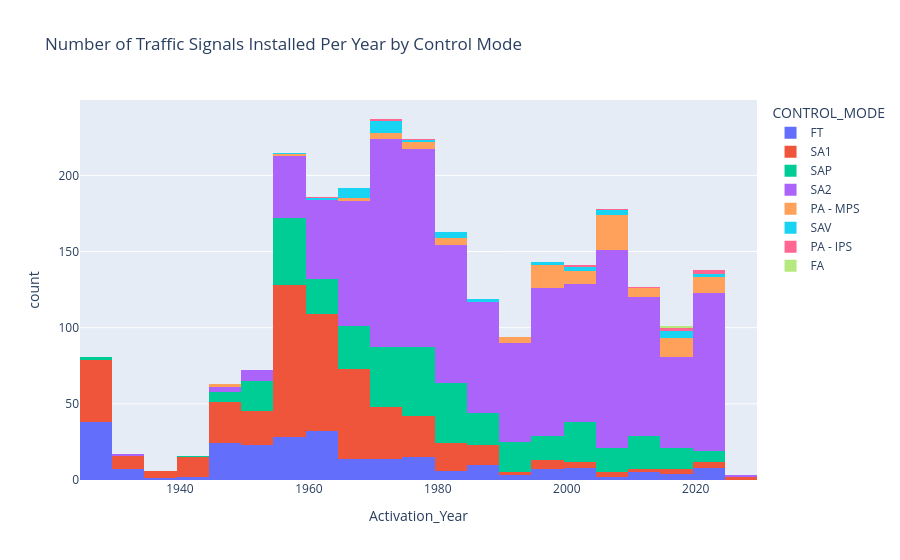

The cell this chart's notebook holds for it:
### Code cell
df['ACTIVATIONDATE'] = pd.to_datetime(df['ACTIVATIONDATE'], errors='coerce')
df['Activation_Year'] = df['ACTIVATIONDATE'].dt.year

fig_hist = px.histogram(df, x='Activation_Year',

                        color='CONTROL_MODE',  # categorical variable for color

                        nbins=30,

                        title='Number of Traffic Signals Installed Per Year by Control Mode')

fig_hist.show()

### Figure 1 — Plotly figure (JSON) as saved in the notebook; plotly's stock layout.template omitted (floating-point values rounded to 4 significant figures; data arrays with more than 128 entries replaced by an {"elided": "..."} marker saying what was removed)
{"data": [{"bingroup": "x", "hovertemplate": "CONTROL_MODE=FT<br>Activation_Year=%{x}<br>count=%{y}<extra></extra>", "legendgroup": "FT", "marker": {"color": "#636efa", "pattern": {"shape": ""}}, "name": "FT", "nbinsx": 30, "orientation": "v", "showlegend": true, "type": "histogram", "x": {"elided": "251 int values"}, "xaxis": "x", "yaxis": "y"}, {"bingroup": "x", "hovertemplate": "CONTROL_MODE=SA1<br>Activation_Year=%{x}<br>count=%{y}<extra></extra>", "legendgroup": "SA1", "marker": {"color": "#EF553B", "pattern": {"shape": ""}}, "name": "SA1", "nbinsx": 30, "orientation": "v", "showlegend": true, "type": "histogram", "x": {"elided": "471 int values"}, "xaxis": "x", "yaxis": "y"}, {"bingroup": "x", "hovertemplate": "CONTROL_MODE=SAP<br>Activation_Year=%{x}<br>count=%{y}<extra></extra>", "legendgroup": "SAP", "marker": {"color": "#00cc96", "pattern": {"shape": ""}}, "name": "SAP", "nbinsx": 30, "orientation": "v", "showlegend": true, "type": "histogram", "x": {"elided": "391 int values"}, "xaxis": "x", "yaxis": "y"}, {"bingroup": "x", "hovertemplate": "CONTROL_MODE=SA2<br>Activation_Year=%{x}<br>count=%{y}<extra></extra>", "legendgroup": "SA2", "marker": {"color": "#ab63fa", "pattern": {"shape": ""}}, "name": "SA2", "nbinsx": 30, "orientation": "v", "showlegend": true, "type": "histogram", "x": {"elided": "1255 int values"}, "xaxis": "x", "yaxis": "y"}, {"bingroup": "x", "hovertemplate": "CONTROL_MODE=PA - MPS<br>Activation_Year=%{x}<br>count=%{y}<extra></extra>", "legendgroup": "PA - MPS", "marker": {"color": "#FFA15A", "pattern": {"shape": ""}}, "name": "PA - MPS", "nbinsx": 30, "orientation": "v", "showlegend": true, "type": "histogram", "x": [1947, 1958, 1969, 1995, 1968, 1984, 1972, 1974, 1974, 1974, 1975, 1975, 1976, 1980, 1979, 1982, 1983, 1984, 1996, 1992, 1993, 1994, 1994, 1996, 1995, 1996, 1996, 1996, 1996, 1996, 1996, 1997, 1998, 1998, 1998, 1999, 2000, 2002, 2002, 2002, 2002, 2002, 2004, 2007, 2003, 2005, 2006, 2006, 2007, 2007, 2007, 2007, 2008, 2008, 2008, 1949, 1979, 2009, 2007, 2007, 2007, 2007, 2007, 2009, 2009, 2009, 2009, 2009, 2009, 2011, 2012, 2011, 2011, 2013, 2015, 2018, 2014, 2015, 2016, 2017, 2018, 2019, 2018, 2018, 2018, 2019, 2019, 2020, 2021, 2021, 2021, 2020, 2021, 2023, 2023, 2023, 2023], "xaxis": "x", "yaxis": "y"}, {"bingroup": "x", "hovertemplate": "CONTROL_MODE=SAV<br>Activation_Year=%{x}<br>count=%{y}<extra></extra>", "legendgroup": "SAV", "marker": {"color": "#19d3f3", "pattern": {"shape": ""}}, "name": "SAV", "nbinsx": 30, "orientation": "v", "showlegend": true, "type": "histogram", "x": [1981, 1963, 1966, 1965, 1965, 1965, 1966, 1966, 1972, 1970, 1970, 1989, 1959, 1971, 1971, 1971, 1974, 1980, 1978, 1968, 1983, 1983, 1985, 1995, 1997, 2000, 2003, 2006, 2004, 2006, 2009, 2015, 2015, 2015, 2018, 2019, 1974, 2020, 2024], "xaxis": "x", "yaxis": "y"}, {"bingroup": "x", "hovertemplate": "CONTROL_MODE=PA - IPS<br>Activation_Year=%{x}<br>count=%{y}<extra></extra>", "legendgroup": "PA - IPS", "marker": {"color": "#FF6692", "pattern": {"shape": ""}}, "name": "PA - IPS", "nbinsx": 30, "orientation": "v", "showlegend": true, "type": "histogram", "x": [1977, 1960, 1972, 2000, 2007, 2012, 2017, 2017, 2021, 2022, 2022], "xaxis": "x", "yaxis": "y"}, {"bingroup": "x", "hovertemplate": "CONTROL_MODE=FA<br>Activation_Year=%{x}<br>count=%{y}<extra></extra>", "legendgroup": "FA", "marker": {"color": "#B6E880", "pattern": {"shape": ""}}, "name": "FA", "nbinsx": 30, "orientation": "v", "showlegend": true, "type": "histogram", "x": [2016], "xaxis": "x", "yaxis": "y"}], "layout": {"barmode": "relative", "legend": {"title": {"text": "CONTROL_MODE"}, "tracegroupgap": 0}, "title": {"text": "Number of Traffic Signals Installed Per Year by Control Mode"}, "xaxis": {"anchor": "y", "domain": [0, 1], "title": {"text": "Activation_Year"}}, "yaxis": {"anchor": "x", "domain": [0, 1], "title": {"text": "count"}}}}
